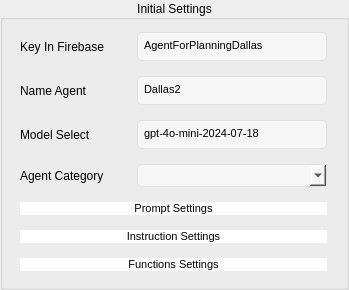
             <widget class="QGroupBox" name="groupBox_3">
              <property name="title">
               <string>Initial Settings</string>
              </property>
              <property name="alignment">
               <set>Qt::AlignCenter</set>
              </property>
              <layout class="QGridLayout" name="gridLayout_16">
               <item row="0" column="0">
                <layout class="QGridLayout" name="gridLayout_15">
                 <property name="leftMargin">
                  <number>6</number>
                 </property>
                 <property name="topMargin">
                  <number>1</number>
                 </property>
                 <property name="rightMargin">
                  <number>8</number>
                 </property>
                 <property name="bottomMargin">
                  <number>5</number>
                 </property>
                 <property name="horizontalSpacing">
                  <number>33</number>
                 </property>
                 <property name="verticalSpacing">
                  <number>15</number>
                 </property>
                 <item row="5" column="0" colspan="2">
                  <widget class="QPushButton" name="InstructionSettings">
                   <property name="styleSheet">
                    <string notr="true">            QPushButton {
                background-color: white;

                border-radius: 13px;  /* Borda arredondada (círculo) */
                color: black;  /* Cor do texto alterada para preto */
                font-size: 11px;  /* Ajuste do tamanho do ícone */
            }
</string>
                   </property>
                   <property name="text">
                    <string>Instruction Settings</string>
                   </property>
                   <property name="icon">
                    <iconset resource="../Qss/icons/_icons.qrc">
                     <normaloff>:/material_design/icons/material_design/person_pin.png</normaloff>:/material_design/icons/material_design/person_pin.png</iconset>
                   </property>
                   <property name="iconSize">
                    <size>
                     <width>18</width>
                     <height>18</height>
                    </size>
                   </property>
                  </widget>
                 </item>
                 <item row="2" column="0">
                  <widget class="QLabel" name="label_8">
                   <property name="text">
                    <string>Model Select</string>
                   </property>
                  </widget>
                 </item>
                 <item row="0" column="0">
                  <widget class="QLabel" name="label_6">
                   <property name="text">
                    <string>Key In Firebase</string>
                   </property>
                  </widget>
                 </item>
                 <item row="4" column="0" colspan="2">
                  <widget class="QPushButton" name="PromptSettings">
                   <property name="font">
                    <font>
                     <pointsize>-1</pointsize>
                    </font>
                   </property>
                   <property name="styleSheet">
                    <string notr="true">            QPushButton {
                background-color: white;

                border-radius: 13px;  /* Borda arredondada (círculo) */
                color: black;  /* Cor do texto alterada para preto */
                font-size: 11px;  /* Ajuste do tamanho do ícone */
            }
</string>
                   </property>
                   <property name="text">
                    <string>Prompt Settings</string>
                   </property>
                   <property name="icon">
                    <iconset resource="../Qss/icons/_icons.qrc">
                     <normaloff>:/material_design/icons/material_design/settings.png</normaloff>:/material_design/icons/material_design/settings.png</iconset>
                   </property>
                   <property name="iconSize">
                    <size>
                     <width>15</width>
                     <height>18</height>
                    </size>
                   </property>
                  </widget>
                 </item>
                 <item row="3" column="1">
                  <widget class="QComboBox" name="AgentCategory">
                   <property name="sizePolicy">
                    <sizepolicy hsizetype="Fixed" vsizetype="Fixed">
                     <horstretch>0</horstretch>
                     <verstretch>0</verstretch>
                    </sizepolicy>
                   </property>
                   <property name="minimumSize">
                    <size>
                     <width>190</width>
                     <height>23</height>
                    </size>
                   </property>
                   <property name="maximumSize">
                    <size>
                     <width>190</width>
                     <height>23</height>
                    </size>
                   </property>
                   <property name="styleSheet">
                    <string notr="true">QComboBox {
    background-color: #F7F7F7;
    border: 1px solid #E0E0E0;
    border-radius: 5px;  /* Borda arredondada */
    color: black;  /* Cor do texto */
    font-size: 12px;  /* Tamanho da fonte */
    padding: 5px 10px;  /* Espaçamento interno */
}

QComboBox:hover {
    background-color: #EDEDED; /* Fundo ao passar o mouse */
}

QComboBox:pressed {
    background-color: #DCDCDC; /* Fundo ao pressionar */
}

QComboBox QAbstractItemView {
    background-color: #F7F7F7;
    border: 1px solid #E0E0E0;
    selection-background-color: #EDEDED;
    selection-color: black;
    border-radius: 10px;  /* Borda arredondada para a lista */
    font-size: 16px; /* Ajuste de fonte para itens */
}
</string>
                   </property>
                  </widget>
                 </item>
                 <item row="3" column="0">
                  <widget class="QLabel" name="label_15">
                   <property name="text">
                    <string>Agent Category</string>
                   </property>
                  </widget>
                 </item>
                 <item row="1" column="0">
                  <widget class="QLabel" name="label_7">
                   <property name="text">
                    <string>Name Agent</string>
                   </property>
                  </widget>
                 </item>
                 <item row="1" column="1">
                  <widget class="QTextEdit" name="NameAgent">
                   <property name="sizePolicy">
                    <sizepolicy hsizetype="Fixed" vsizetype="Fixed">
                     <horstretch>0</horstretch>
                     <verstretch>0</verstretch>
                    </sizepolicy>
                   </property>
                   <property name="minimumSize">
                    <size>
                     <width>190</width>
                     <height>29</height>
                    </size>
                   </property>
                   <property name="maximumSize">
                    <size>
                     <width>190</width>
                     <height>29</height>
                    </size>
                   </property>
                   <property name="styleSheet">
                    <string notr="true">            QTextEdit {
                border: 1px solid #E0E0E0;
                padding: 2px;
                border-radius: 5px;
                background-color: #F7F7F7;
                color: black;  /* Cor do texto alterada para preto */
            }</string>
                   </property>
                   <property name="html">
                    <string>&lt;!DOCTYPE HTML PUBLIC &quot;-//W3C//DTD HTML 4.0//EN&quot; &quot;http://www.w3.org/TR/REC-html40/strict.dtd&quot;&gt;
&lt;html&gt;&lt;head&gt;&lt;meta name=&quot;qrichtext&quot; content=&quot;1&quot; /&gt;&lt;style type=&quot;text/css&quot;&gt;
p, li { white-space: pre-wrap; }
&lt;/style&gt;&lt;/head&gt;&lt;body style=&quot; font-family:'MS Shell Dlg 2'; font-size:8.25pt; font-weight:400; font-style:normal;&quot;&gt;
&lt;p style=&quot; margin-top:0px; margin-bottom:0px; margin-left:0px; margin-right:0px; -qt-block-indent:0; text-indent:0px;&quot;&gt;Dallas2&lt;/p&gt;&lt;/body&gt;&lt;/html&gt;</string>
                   </property>
                   <property name="placeholderText">
                    <string>Dallas</string>
                   </property>
                  </widget>
                 </item>
                 <item row="0" column="1">
                  <widget class="QTextEdit" name="KeyInFirebase">
                   <property name="sizePolicy">
                    <sizepolicy hsizetype="Fixed" vsizetype="Fixed">
                     <horstretch>0</horstretch>
                     <verstretch>0</verstretch>
                    </sizepolicy>
                   </property>
                   <property name="minimumSize">
                    <size>
                     <width>190</width>
                     <height>29</height>
                    </size>
                   </property>
                   <property name="maximumSize">
                    <size>
                     <width>190</width>
                     <height>29</height>
                    </size>
                   </property>
                   <property name="styleSheet">
                    <string notr="true">            QTextEdit {
                border: 1px solid #E0E0E0;
                padding: 2px;
                border-radius: 5px;
                background-color: #F7F7F7;
                color: black;  /* Cor do texto alterada para preto */
            }</string>
                   </property>
                   <property name="html">
                    <string>&lt;!DOCTYPE HTML PUBLIC &quot;-//W3C//DTD HTML 4.0//EN&quot; &quot;http://www.w3.org/TR/REC-html40/strict.dtd&quot;&gt;
&lt;html&gt;&lt;head&gt;&lt;meta name=&quot;qrichtext&quot; content=&quot;1&quot; /&gt;&lt;style type=&quot;text/css&quot;&gt;
p, li { white-space: pre-wrap; }
&lt;/style&gt;&lt;/head&gt;&lt;body style=&quot; font-family:'MS Shell Dlg 2'; font-size:8.25pt; font-weight:400; font-style:normal;&quot;&gt;
&lt;p style=&quot; margin-top:0px; margin-bottom:0px; margin-left:0px; margin-right:0px; -qt-block-indent:0; text-indent:0px;&quot;&gt;AgentForPlanningDallas&lt;/p&gt;&lt;/body&gt;&lt;/html&gt;</string>
                   </property>
                   <property name="placeholderText">
                    <string>AgentForPlanningDallas</string>
                   </property>
                  </widget>
                 </item>
                 <item row="2" column="1">
                  <widget class="QTextEdit" name="ModelSelect">
                   <property name="sizePolicy">
                    <sizepolicy hsizetype="Fixed" vsizetype="Fixed">
                     <horstretch>0</horstretch>
                     <verstretch>0</verstretch>
                    </sizepolicy>
                   </property>
                   <property name="minimumSize">
                    <size>
                     <width>190</width>
                     <height>29</height>
                    </size>
                   </property>
                   <property name="maximumSize">
                    <size>
                     <width>190</width>
                     <height>29</height>
                    </size>
                   </property>
                   <property name="styleSheet">
                    <string notr="true">            QTextEdit {
                border: 1px solid #E0E0E0;
                padding: 2px;
                border-radius: 5px;
                background-color: #F7F7F7;
                color: black;  /* Cor do texto alterada para preto */
            }</string>
                   </property>
                   <property name="html">
                    <string>&lt;!DOCTYPE HTML PUBLIC &quot;-//W3C//DTD HTML 4.0//EN&quot; &quot;http://www.w3.org/TR/REC-html40/strict.dtd&quot;&gt;
&lt;html&gt;&lt;head&gt;&lt;meta name=&quot;qrichtext&quot; content=&quot;1&quot; /&gt;&lt;style type=&quot;text/css&quot;&gt;
p, li { white-space: pre-wrap; }
&lt;/style&gt;&lt;/head&gt;&lt;body style=&quot; font-family:'MS Shell Dlg 2'; font-size:8.25pt; font-weight:400; font-style:normal;&quot;&gt;
&lt;p style=&quot; margin-top:0px; margin-bottom:0px; margin-left:0px; margin-right:0px; -qt-block-indent:0; text-indent:0px;&quot;&gt;gpt-4o-mini-2024-07-18&lt;/p&gt;&lt;/body&gt;&lt;/html&gt;</string>
                   </property>
                   <property name="placeholderText">
                    <string>gpt-4o-mini-2024-07-18</string>
                   </property>
                  </widget>
                 </item>
                 <item row="6" column="0" colspan="2">
                  <widget class="QPushButton" name="FunctionsSettings">
                   <property name="styleSheet">
                    <string notr="true">            QPushButton {
                background-color: white;

                border-radius: 13px;  /* Borda arredondada (círculo) */
                color: black;  /* Cor do texto alterada para preto */
                font-size: 11px;  /* Ajuste do tamanho do ícone */
            }
</string>
                   </property>
                   <property name="text">
                    <string>Functions Settings</string>
                   </property>
                   <property name="icon">
                    <iconset resource="../Qss/icons/_icons.qrc">
                     <normaloff>:/material_design/icons/material_design/settings_input_component.png</normaloff>:/material_design/icons/material_design/settings_input_component.png</iconset>
                   </property>
                   <property name="iconSize">
                    <size>
                     <width>18</width>
                     <height>18</height>
                    </size>
                   </property>
                  </widget>
                 </item>
                </layout>
               </item>
              </layout>
             </widget>
